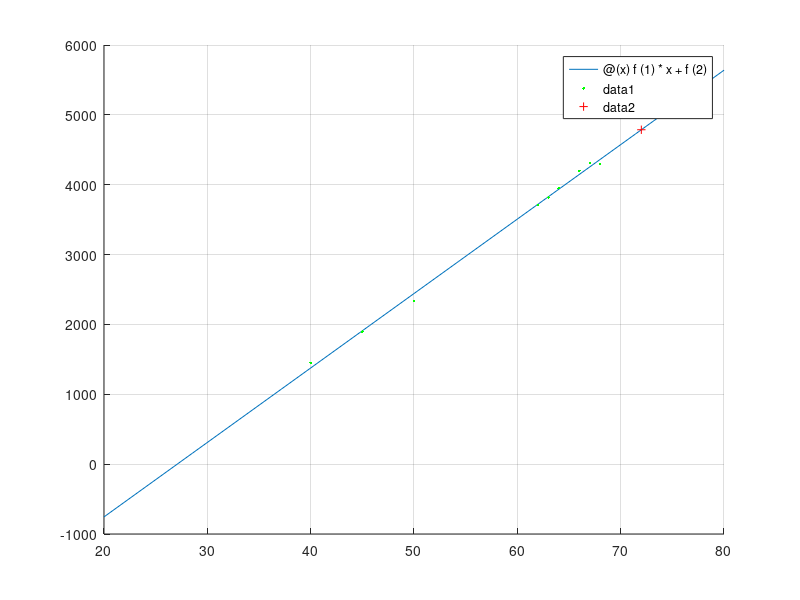

This chart was generated by the following MATLAB code:
% ©2020 HP.
clc;
clear;
clf;
fprintf('\n--------------------------------------\n')
fprintf('Labwork 4: V. CURVE FITTING PROBLEMS\n');
fprintf('EXERCISE 1\n');
fprintf('--------------------------------------\n\n')

Student = {"Lan Anh", "Van Toan", "Quang Hai", "Xuan Truong", "Cong Phuong", "Huyen My", "My Linh", "Duc Chinh", "Phan Van Duc"}
Weight = [40 63 62 68 64 45 50 66 67]
JHI = [1450 3817 3708 4300 3950 1896 2339 4200 4312]
VanLam = 72
fprintf('--------------------------------------\n\n')
Order = 1
fprintf('--------------------------------------\n\n')
if Order==1
    fprintf('Polyfit 1st order\n');
    f = polyfit(Weight, JHI, 1)
    func = @(x) f(1)*x + f(2)
    hold on
    grid on
    fplot(func, [20 80]);
    plot(Weight, JHI, 'g.');
    plot(VanLam, func(VanLam), 'r+');
    fprintf('Predicted JHI number of Van Lam: %f', func(VanLam));
    hold off
elseif Order == 2
    fprintf('--------------------------------------\n\n')
    fprintf('Polyfit 2nd order\n');
    f = polyfit(Weight, JHI, 2)
    func = @(x) f(1)*x^2 + f(2)*x + f(3)
    hold on
    grid on
    fplot(func, [20 80]);
    plot(Weight, JHI, 'g.');
    plot(VanLam, func(VanLam), 'r+');
    fprintf('Predicted JHI number of Van Lam: %f', func(VanLam));
    hold off
elseif Order == 3
    fprintf('--------------------------------------\n\n')
    fprintf('Polyfit 3rd order\n');
    f = polyfit(Weight, JHI, 3)
    func = @(x) f(1)*x^3 + f(2)*x^2 + f(3)*x + f(4)
    hold on
    grid on
    fplot(func, [20 80]);
    plot(Weight, JHI, 'g.');
    plot(VanLam, func(VanLam), 'r+');
    fprintf('Predicted JHI number of Van Lam: %f', func(VanLam));
    hold off
elseif Order == "lsqcurvefit"
    fprintf('--------------------------------------\n\n')
    fprintf('lsqcurvefit\n');
    c =  @(f, x) f(1)*x + f(2);
    pkg load optim
    a = lsqcurvefit(c, [2;3], Weight, JHI)
    func = @(x) a(1)*x +a(2);
    hold on
    grid on
    fplot(func, [20 80]);
    plot(Weight, JHI, 'g.');
    plot(VanLam, func(VanLam), 'r+');
    fprintf('Predicted JHI number of Van Lam: %f', func(VanLam));
    hold off
end




